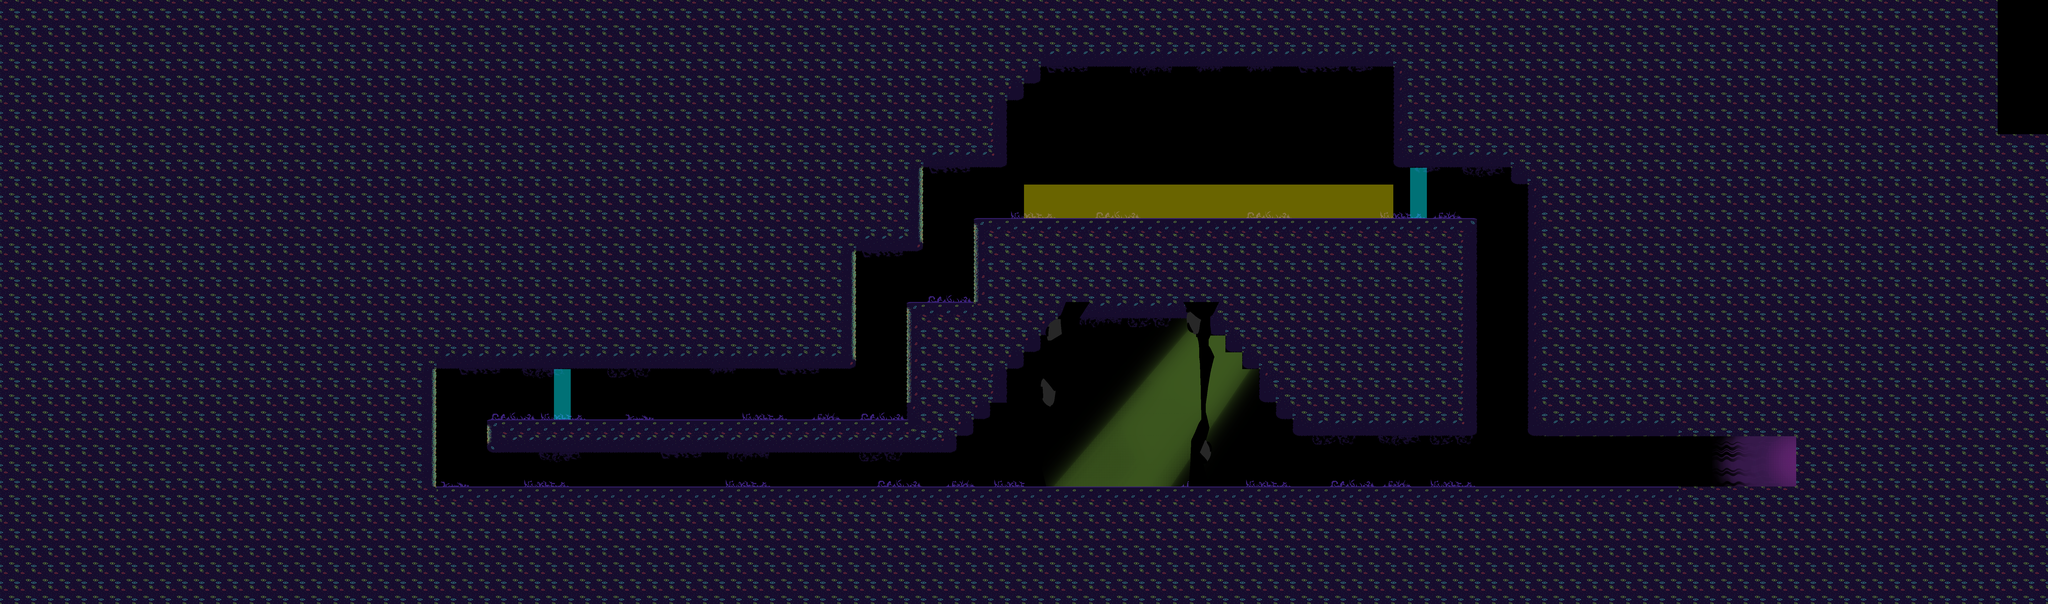

This game map was drawn from its Tiled (.tmx) file and the tilesets committed beside it. A one-line description and the trimmed map source follow:
An orthogonal 122x36 tile map with 64x64 px tiles, 5 tile layers (Props, Lights, Capa de patrones 1, InFrontProps, ...), 7 tilesets and 40 objects.

<map version="1.10" tiledversion="1.11.0" orientation="orthogonal" renderorder="right-down" width="122" height="36" tilewidth="64" tileheight="64" infinite="0" nextlayerid="9" nextobjectid="65">
 <tileset firstgid="1" name="Tileset_Tutorial" tilewidth="64" tileheight="64" tilecount="4" columns="2">
  <image source="Tileset_Tutorial.png" width="128" height="128" />
 </tileset>
 <tileset firstgid="5" source="MapMetadata.tsx" />
 <tileset firstgid="9" name="Tileset_Zona_Onirica" tilewidth="64" tileheight="64" tilecount="64" columns="8">
  <image source="TileSheet_Onirica.png" width="512" height="512" />
 </tileset>
 <tileset firstgid="73" name="Foreground_Onirica" tilewidth="64" tileheight="64" tilecount="220" columns="20">
  <image source="Foreground_Onirica.PNG" width="1280" height="720" />
 </tileset>
 <tileset firstgid="293" name="Props" tilewidth="64" tileheight="64" tilecount="64" columns="8">
  <image source="props_Onirica.png" width="512" height="512" />
 </tileset>
 <tileset firstgid="357" name="efecte2" tilewidth="64" tileheight="64" tilecount="15" columns="5">
  <image source="efecte2.PNG" width="322" height="192" />
 </tileset>
 <tileset firstgid="372" name="LuzOnirica" tilewidth="64" tileheight="64" tilecount="220" columns="20">
  <image source="LuzOnirica.PNG" width="1280" height="720" />
 </tileset>
 <layer id="6" name="Props" width="122" height="36">
  <properties>
   <property name="Draw" type="bool" value="true" />
  </properties>
  <data>[4392 cells, 225 non-empty, 60 distinct tile ids]</data>
 </layer>
 <layer id="7" name="Lights" width="122" height="36">
  <properties>
   <property name="PostDraw" type="bool" value="true" />
  </properties>
  <data>[4392 cells, 166 non-empty, 166 distinct tile ids]</data>
 </layer>
 <layer id="1" name="Capa de patrones 1" width="122" height="36">
  <properties>
   <property name="Draw" type="bool" value="true" />
  </properties>
  <data>[4392 cells, 3654 non-empty, 16 distinct tile ids]</data>
 </layer>
 <layer id="4" name="InFrontProps" width="122" height="36">
  <properties>
   <property name="PostDraw" type="bool" value="true" />
  </properties>
  <data>[4392 cells, 77 non-empty, 77 distinct tile ids]</data>
 </layer>
 <layer id="8" name="Navigation" width="122" height="36">
  <properties>
   <property name="Navigation" type="bool" value="true" />
  </properties>
  <data>[4392 cells, 44 non-empty, 1 distinct tile ids]</data>
 </layer>
 <objectgroup id="3" name="ClimbingWall">
  <object id="36" x="3456" y="640" width="64" height="320" />
  <object id="37" x="3712" y="832" width="64" height="320" />
  <object id="38" x="3456" y="1152" width="64" height="384" />
  <object id="39" x="3200" y="960" width="64" height="448" />
  <object id="41" x="1856" y="1600" width="64" height="128" />
  <object id="44" x="1600" y="1344" width="64" height="512" />
 </objectgroup>
 <objectgroup id="8" name="Unlock">
  <object id="56" x="4032" y="1408" width="448" height="448" />
 </objectgroup>
 <objectgroup id="2" name="Collisions">
  <object id="1" x="1664" y="1856" width="5184" height="64" />
  <object id="2" x="3648" y="1600" width="64" height="64" />
  <object id="3" x="3712" y="1536" width="64" height="64" />
  <object id="4" x="3776" y="1408" width="64" height="128" />
  <object id="5" x="3840" y="1344" width="64" height="64" />
  <object id="6" x="3904" y="1280" width="64" height="64" />
  <object id="7" x="3968" y="1216" width="64" height="64" />
  <object id="8" x="4032" y="1152" width="576" height="64" />
  <object id="10" x="4608" y="1216" width="64" height="64" />
  <object id="11" x="4672" y="1280" width="64" height="64" />
  <object id="12" x="4736" y="1344" width="64" height="64" />
  <object id="13" x="4800" y="1408" width="64" height="128" />
  <object id="14" x="4864" y="1536" width="64" height="64" />
  <object id="15" x="4928" y="1600" width="704" height="64" />
  <object id="16" x="5824" y="128" width="1024" height="1536" />
  <object id="17" x="5760" y="640" width="64" height="64" />
  <object id="18" x="5312" y="576" width="448" height="64" />
  <object id="20" x="5312" y="256" width="64" height="320" />
  <object id="21" x="3968" y="192" width="1344" height="64" />
  <object id="22" x="3904" y="256" width="64" height="64" />
  <object id="23" x="3840" y="320" width="64" height="64" />
  <object id="25" x="3776" y="384" width="64" height="256" />
  <object id="26" x="3520" y="576" width="256" height="64" />
  <object id="28" x="3264" y="896" width="192" height="64" />
  <object id="29" x="1664" y="1344" width="1536" height="64" />
  <object id="30" x="1920" y="1600" width="1728" height="64" />
  <object id="31" x="3456" y="1536" width="64" height="64" />
  <object id="32" x="3520" y="1152" width="192" height="64" />
  <object id="33" x="3712" y="832" width="1920" height="64" />
  <object id="34" x="5568" y="896" width="64" height="704" />
  <object id="45" x="1920" y="1664" width="1728" height="64" />
  <object id="55" x="6848" y="1600" width="64" height="320" />
 </objectgroup>
 <objectgroup id="5" name="LevelChanger">
  <object id="54" x="6464" y="1664" width="64" height="192" />
 </objectgroup>
</map>
